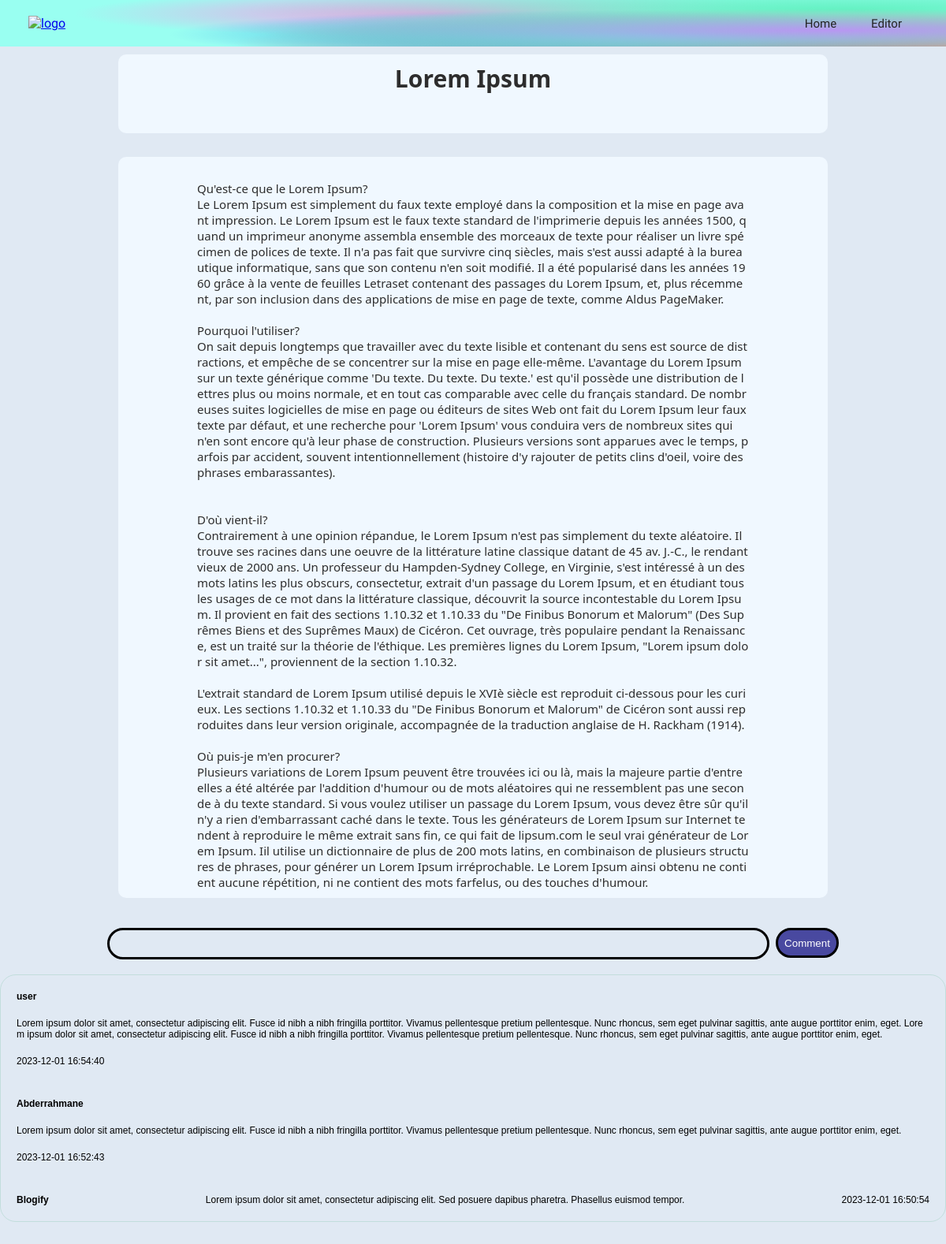
/blog/3 (signed in), run on the app's committed database.
### public/models.py (models this page shows)
class Post(db.Model):
    id = db.Column(db.Integer, primary_key=True)
    article = db.Column(db.Text, nullable=False)
    title = db.Column(db.Text, nullable=False)
    created_at = db.Column(db.DateTime(timezone=True), default=func.now())
    author = db.Column(db.Integer,
                       db.ForeignKey('user.id', ondelete="CASCADE"),
                       nullable=False)
    comments = db.relationship('Comment', backref='post', passive_deletes=True)

class Comment(db.Model):
    id = db.Column(db.Integer, primary_key=True)
    text = db.Column(db.String(200), nullable=False)
    created_at = db.Column(db.DateTime(timezone=True), default=func.now())
    author = db.Column(db.Integer,
                       db.ForeignKey('user.id', ondelete="CASCADE"),
                       nullable=False)
    post_id = db.Column(db.Integer,
                        db.ForeignKey('post.id', ondelete="CASCADE"),
                        nullable=False)

class User(db.Model, UserMixin):
    id = db.Column(db.Integer, primary_key=True)
    username = db.Column(db.String(50), unique=True, nullable=False)
    password = db.Column(db.String(60), nullable=False)
    email = db.Column(db.String(120), unique=True, nullable=False)
    created_at = db.Column(db.DateTime(timezone=True), default=func.now())
    posts = db.relationship('Post', backref='user', passive_deletes=True)
    comments = db.relationship('Comment', backref='user', passive_deletes=True)

### public/share.py (the view)
@posts.route("/blog/<id>")
@login_required
def blog(id):
    post = Post.query.filter_by(id=id).first()
    if not post:
        flash("Post Does Not Exist", category='error')
        return redirect(url_for('views.home'))
    comments = Comment.query.filter_by(post_id=id).all()
    return render_template("blog.html", user=current_user,
                           post=post, comment=comments)

### public/__init__.py (called while the page is built)
def create_app():
    app = Flask(__name__)
    app.config['SECRET_KEY'] = secret_key_hashed
    path = os.path.join(app.root_path, DB_NAME)
    app.config['SQLALCHEMY_DATABASE_URI'] = 'sqlite:///' + path
    db.init_app(app)
    from .home import views
    from .log import auth
    from .share import posts
    app.register_blueprint(views, url_prefix="/")
    app.register_blueprint(auth, url_prefix="/")
    app.register_blueprint(posts, url_prefix="/")
    from .models import User, Post, Comment
    create_database(app)
    login_manager = LoginManager()
    login_manager.login_view = "auth.login"
    login_manager.init_app(app)
    @login_manager.user_loader
    def load_user(id):
        return User.query.get(id)
    return app

### public/templates/blog.html (shortened to what this page needs)
<!DOCTYPE html>
<html lang="en">
<head>
    <link rel="stylesheet" href="../static/styles/style.css">
    <link rel="stylesheet" href="../static/styles/editor.css">
    <link rel="stylesheet" href="../static/styles/blog.css">
</head>
<body>
    <div class="logo">
        <nav>
            <a href="/"><img src="../static/images/—Pngtree—letter b logo_6059128.png" alt="logo" width="60px"></a>
            <ul>
                <li><a href="/" class="home">Home</a></li>
                <li><a href="/post" class="about">Editor</a></li>
            </ul>
        </nav>
    </div>
    <div class="test">
        <h1 class="title">{{ post.title }}</h1>
        <div class="article">
            {{ post.article }}
        </div>
    </div>
    <br><br>
    <form method='POST' action="/create-comment/{{ post.id }}">
        <div class="comments">
            <input type="text" id="kkk" name="text" class="comment-body">
            <label for="kkk"><button class="comment-btn">Comment</button></label>
        </div>
        <br>
        <div class="Comments-container">
            {% for comment in post.comments|sort(attribute='created_at', reverse=True) %}
            <div>
                <div class="Author"><b>{{ comment.user.username }}</b></div>
                <div class="cmnt">{{ comment.text }}</div>
                <div class="date">{{ comment.created_at }}</div>
            </div>
            {% endfor %}
        </div>
    </form>
    <br><br>
</body>
</html>

### public/static/styles/style.css (style rules this page uses)
* { margin: 0px; padding: 0px; box-sizing: border-box; }
body { margin: 0; padding: 0; font-family: 'Dosis', sans-serif; background-color: #e0e9f3; }
.logo { padding: 10px 3%; }
nav { display: flex; align-items: center; justify-content: space-between; }
nav ul li { display: inline-block; margin: 10px 10px; }
nav ul li a { color: #242424; text-decoration: none; font-size: 15px; padding: 10px; font-family: 'Exo 2', sans-serif; }

### public/static/styles/editor.css (style rules this page uses)
.test { display: grid; justify-content: center; margin-top: 10px; }
.title, .article { width: 900px; min-height: 100px; height: auto; font-weight: 600; color: #2d2d2d; resize: none; border: none; border-radius: 10px; padding: 10px; outline: none; background-color: #F0F8FF; white-space: pre-line; font-family: system-ui, -apple-system, BlinkMacSystemFont, 'Segoe UI', Roboto, Oxygen, Ubuntu, Cantarell, 'Open Sans', 'Helvetica Neue', sans-serif; word-break: break-all; }
.title { font-size: 30px; padding: 10px 140px; text-align: center; }
.article { height: 320px; font-size: 15px; line-height: 20px; font-weight: 400; padding: 10px 100px; }
.title::placeholder, .article::placeholder { color: #2d2d2d; text-align: center; }
.logo { background-color: #99fff1; background-image: radial-gradient(at 88% 65%, hsla(262, 78%, 77%, 1) 0px, transparent 50%), radial-gradient(at 69% 75%, hsla(167, 81%, 65%, 1) 0px, transparent 50%), radial-gradient(at 87% 65%, hsla(120, 82%, 74%, 1) 0px, transparent 50%), radial-gradient(at 89% 20%, hsla(160, 84%, 67%, 1) 0px, transparent 50%), radial-gradient(at 61% 74%, hsla(214, 99%, 62%, 1) 0px, transparent 50%), radial-gradient(at 84% 94%, hsla(1, 96%, 65%, 1) 0px, transparent 50%), radial-gradient(at 46% 29%, hsla(312, 89%, 79%, 1) 0px, transparent 50%); }

### public/static/styles/blog.css (style rules this page uses)
.article { height: auto; margin-top: 30px; }
.comments, .Comments-container div { display: flex; flex-wrap: wrap; justify-content: center; }
.comments .comment-body { border: solid; width: 70%; height: 40px; background-color: transparent; padding: 10px; border-radius: 20px; }
.comments .comment-btn { height: 38px; width: 80px; border-radius: 20px; margin-left: 8px; cursor: pointer; border: solid black; background-color: rgb(73, 73, 160); color: white; }
.Comments-container { height: auto; border: solid 1px #C2DEDC; max-height: 400px; border-radius: 20px; }
.Comments-container div { font-size: 12px; white-space: pre-line; display: flex; justify-content: space-between; padding: 10px; font-family: 'poppins', sans-serif; }
.Comments-container div.cmnt { word-break: break-all; }

### data on the page
Post: title "Lorem Ipsum", article "Qu'est-ce que le Lorem Ipsum? Le Lorem Ipsum est simplement du faux texte employé dans la composition et la mise en page avant impression. Le Lorem Ipsum est le faux texte standard de l'imprimerie depuis les années 1500, quand un imprimeur anonyme assembla ensemble des morceaux de texte pour réaliser un livre spécimen de polices de texte. Il n'a pas fait que survivre cinq siècles, mais s'est aussi adapté à la bureautique informatique, sans que son contenu n'en soit modifié. Il a été popularisé dans les années 1960 grâce à la vente de feuilles Letraset contenant des passages du Lorem Ipsum, et, plus récemment, par son inclusion dans des applications de mise en page de texte, comme Aldus…"
Comment: user.username "user", text "Lorem ipsum dolor sit amet, consectetur adipiscing elit. Fusce id nibh a nibh fringilla porttitor. Vivamus pellentesque pretium pellentesque. Nunc rhoncus, sem eget pulvinar sagittis, ante augue porttitor enim, eget. Lorem ipsum dolor sit amet, consectetur adipiscing elit. Fusce id nibh a nibh fringilla porttitor. Vivamus pellentesque pretium pellentesque. Nunc rhoncus, sem eget pulvinar sagittis, ante augue porttitor enim, eget.", created_at "2023-12-01 16:54:40"
Comment: user.username "Abderrahmane", text "Lorem ipsum dolor sit amet, consectetur adipiscing elit. Fusce id nibh a nibh fringilla porttitor. Vivamus pellentesque pretium pellentesque. Nunc rhoncus, sem eget pulvinar sagittis, ante augue porttitor enim, eget.", created_at "2023-12-01 16:52:43"
Comment: user.username "Blogify", text "Lorem ipsum dolor sit amet, consectetur adipiscing elit. Sed posuere dapibus pharetra. Phasellus euismod tempor.", created_at "2023-12-01 16:50:54"
